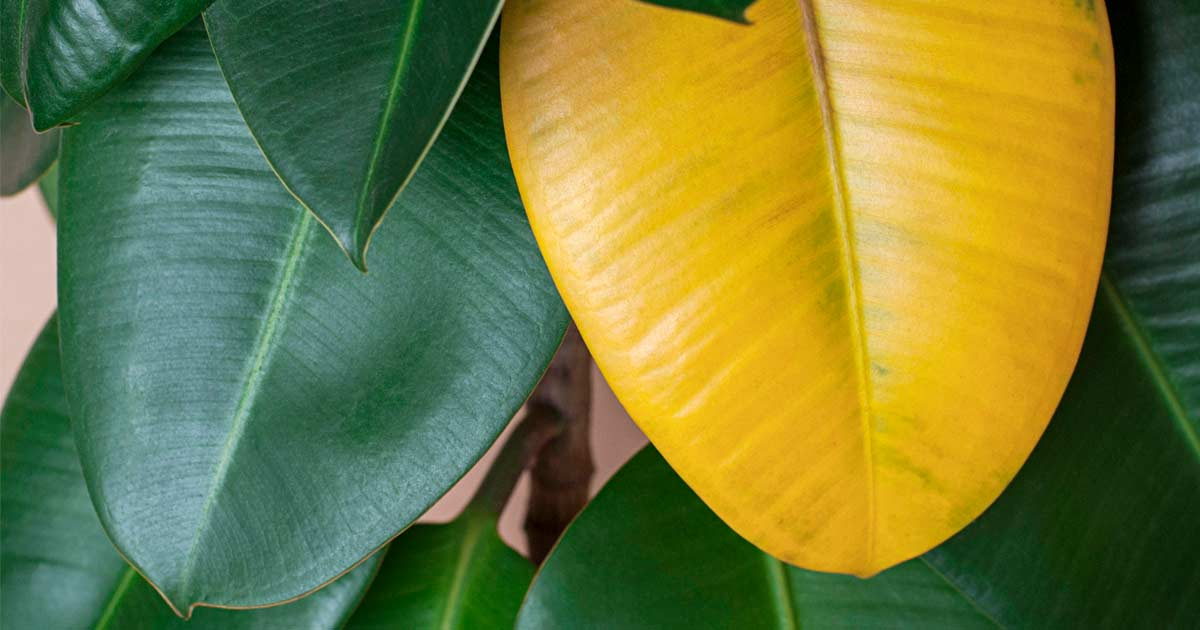
#> input picture openCV learning/data/leaves.jpg, 1200 x 630 px
$ python detect-object-similar-color.py
#> lines starting #> are read from the running program, lines starting #| are printed output that depends on the picture; after the words box and inside, x2 and y2 are one past the last pixel; in counts of white or black regions, pixels touching at a corner belong together
# TechVidvan Object detection of similar color

import cv2
import numpy as np

# Reading the image

img = cv2.imread('data/leaves.jpg')
#> img is the input picture: shape (630, 1200, 3); mean B, G, R 59.1, 123.8, 116.9

#define kernel size
kernel = np.ones((7,7),np.uint8)


# convert to hsv colorspace
hsv = cv2.cvtColor(img, cv2.COLOR_BGR2HSV)
#> hsv: shape (630, 1200, 3); mean H, S, V 50.6, 164.6, 142.4

# lower bound and upper bound for Green color
# lower_bound = np.array([50, 20, 20])
# upper_bound = np.array([100, 255, 255])

# lower bound and upper bound for Yellow color
lower_bound = np.array([20, 80, 80])
upper_bound = np.array([30, 255, 255])


# find the colors within the boundaries
mask = cv2.inRange(hsv, lower_bound, upper_bound)
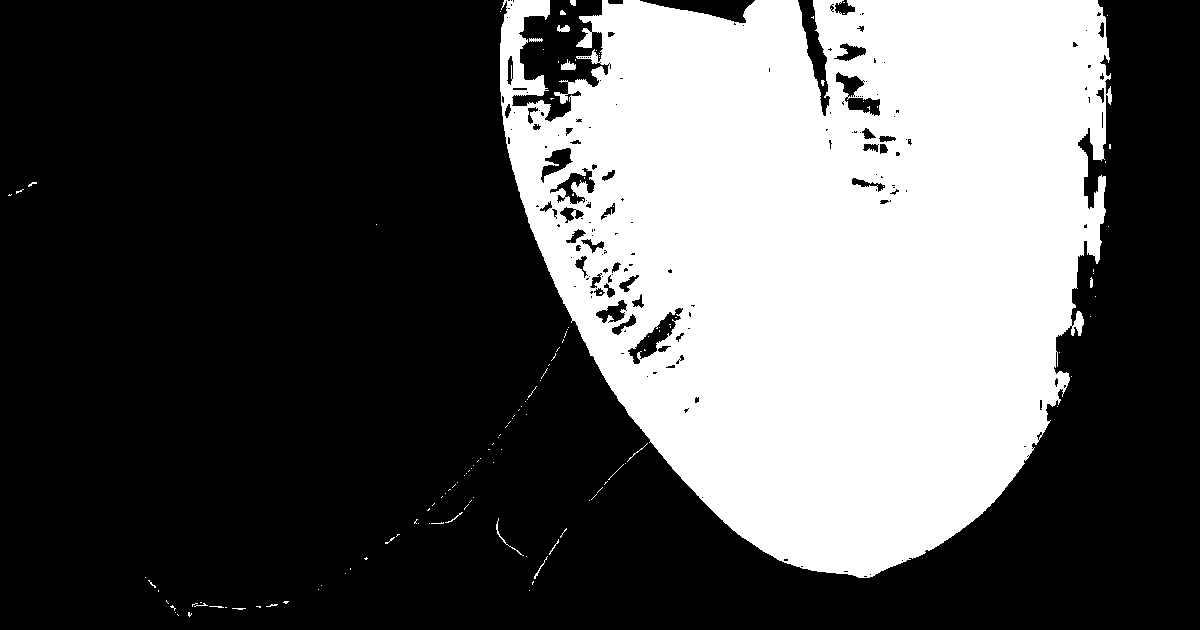
#> mask: shape (630, 1200); 34.3% white; 136 white regions (123 under 20 px), largest, box (x1, y1, x2, y2) and area: (500, 0, 1112, 578) 258167, (561, 59, 576, 70) 100, (557, 25, 570, 32) 68


# Remove unnecessary noise from mask

mask = cv2.morphologyEx(mask, cv2.MORPH_CLOSE, kernel)
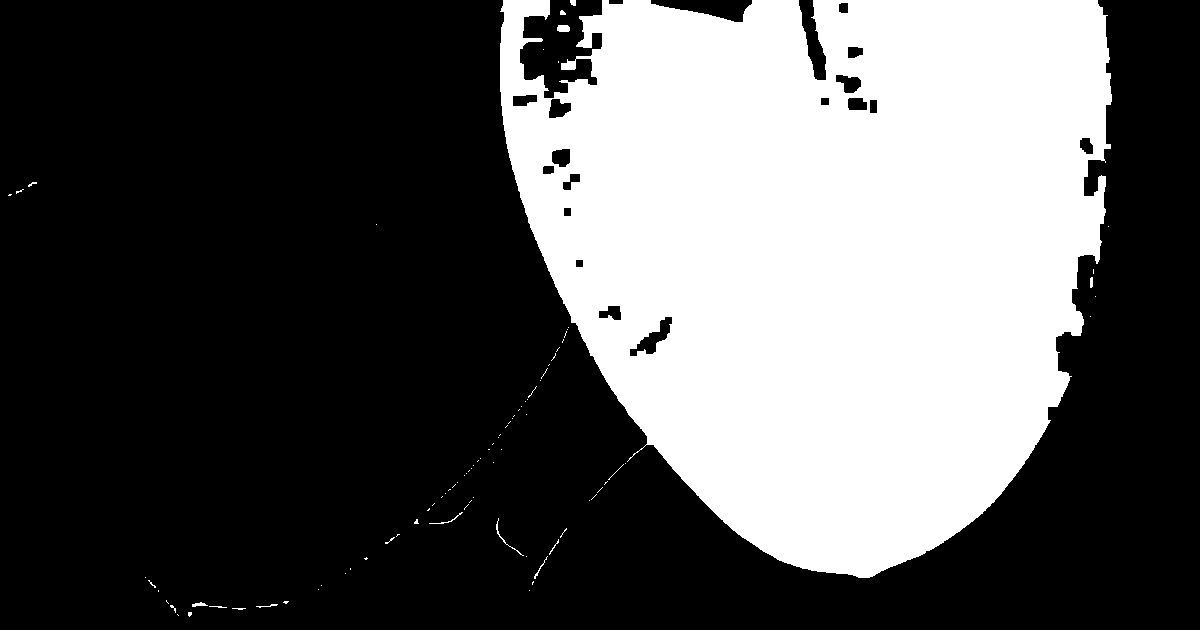
#> mask: shape (630, 1200); 35.1% white; 91 white regions (78 under 20 px), largest, box (x1, y1, x2, y2) and area: (500, 0, 1112, 578) 264324, (557, 25, 570, 32) 83, (496, 518, 524, 556) 67
mask = cv2.morphologyEx(mask, cv2.MORPH_OPEN, kernel)
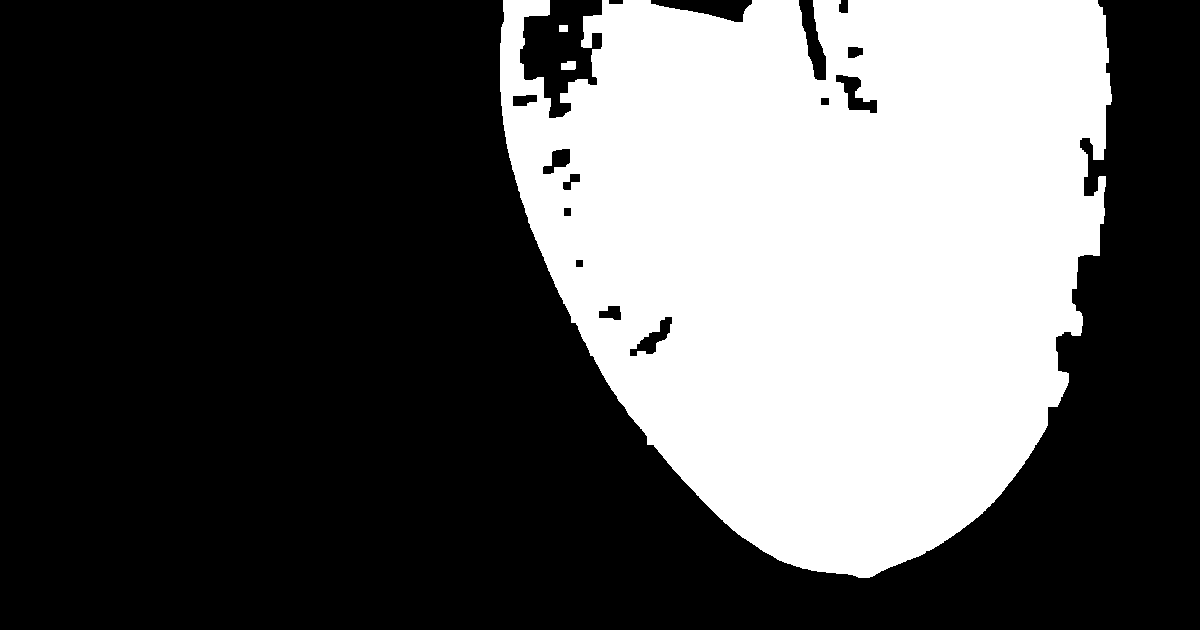
#> mask: shape (630, 1200); 34.9% white; 3 white regions


# Segment only the detected region

segmented_img = cv2.bitwise_and(img, img, mask=mask)
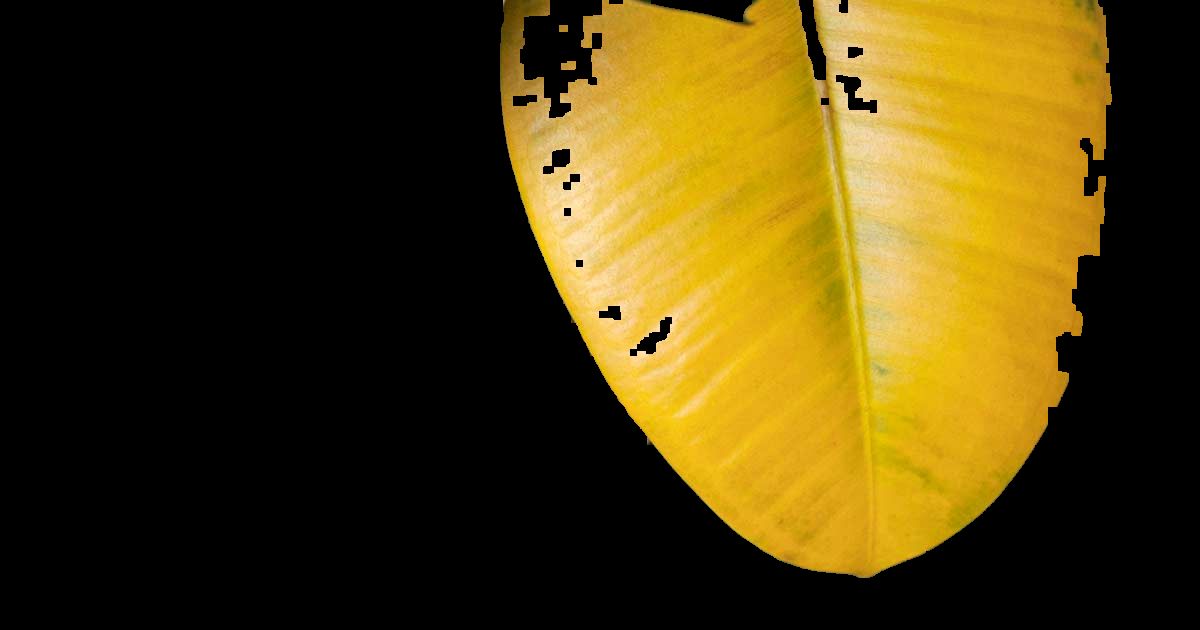
#> segmented_img: shape (630, 1200, 3); mean B, G, R 13, 60.6, 77.1

# Find contours from the mask

contours, hierarchy = cv2.findContours(mask.copy(), cv2.RETR_EXTERNAL, cv2.CHAIN_APPROX_SIMPLE)
#> contours = 3 contours; box (x1, y1, x2, y2) and area: (500, 0, 1112, 578) 264774, (561, 61, 576, 70) 100, (559, 25, 568, 32) 48

# Draw contour on segmented image

# output = cv2.drawContours(segmented_img, contours, -1, (0, 0, 255), 3)


# Draw contour on original image

output = cv2.drawContours(img, contours, -1, (0, 0, 255), 3)
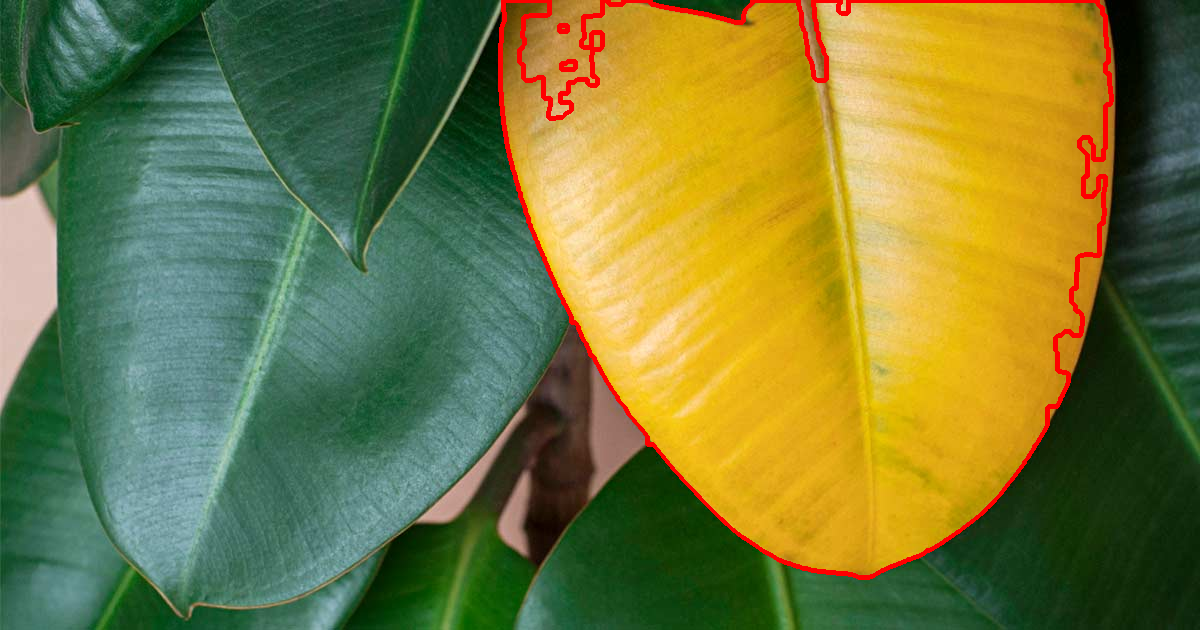
#> output: shape (630, 1200, 3); mean B, G, R 58.5, 121.7, 118.5

# Showing the output

# cv2.imshow("Image", img)
cv2.imshow("Output", output)

cv2.waitKey(0)
cv2.destroyAllWindows()

$ run again, with openCV learning/data/camTennis.jpg copied over openCV learning/data/leaves.jpg
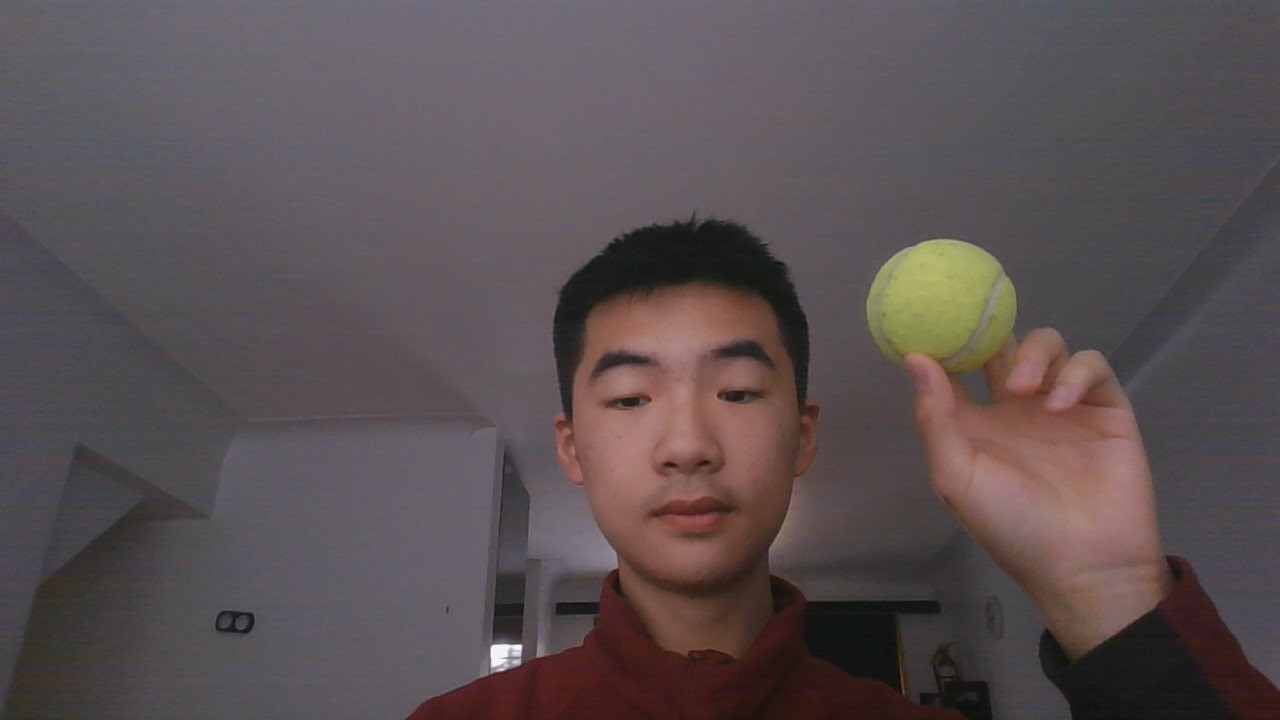
#> input picture openCV learning/data/camTennis.jpg, 1280 x 720 px
#> img is the input picture: shape (720, 1280, 3); mean B, G, R 82, 80.2, 90.1
#> hsv: shape (720, 1280, 3); mean H, S, V 107, 37.4, 91.9
#> `mask = cv2.inRange(hsv, lower_bound, upper_bound)`:
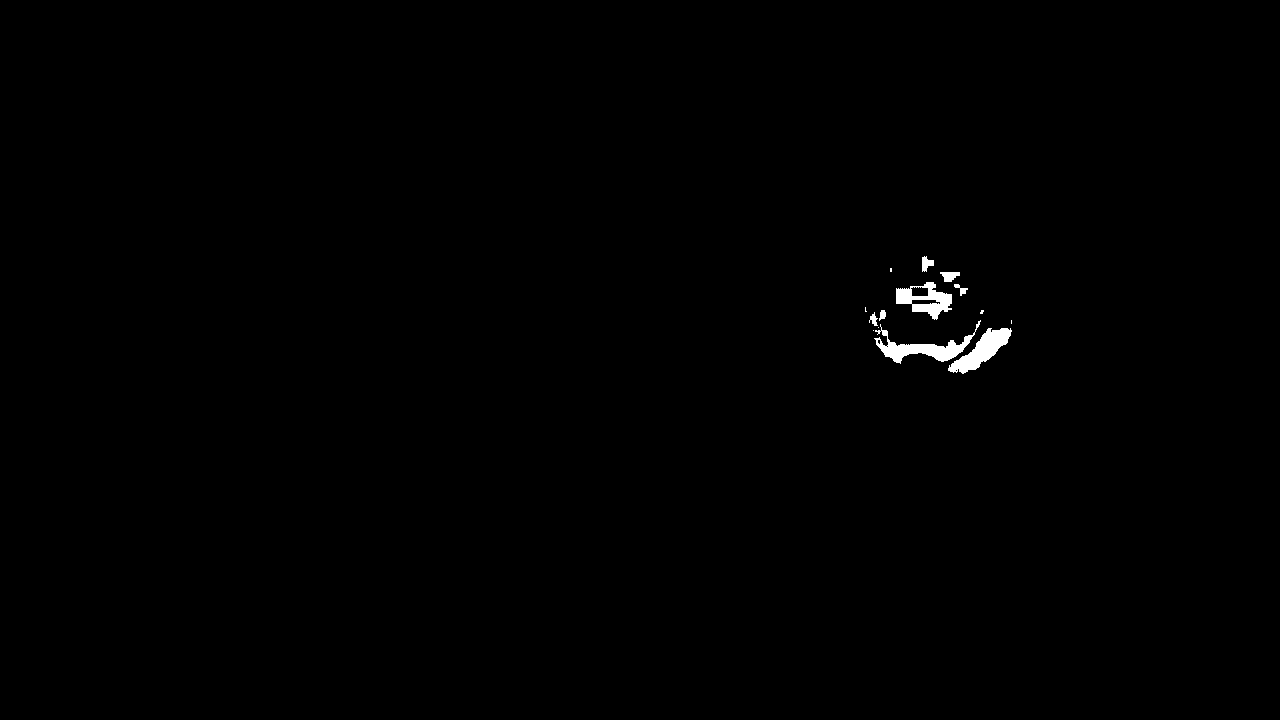
#> mask: shape (720, 1280); 0.43% white; 14 white regions (6 under 20 px), largest, box (x1, y1, x2, y2) and area: (874, 320, 981, 364) 1286, (948, 328, 1012, 374) 1189, (896, 282, 952, 320) 1020
#> `mask = cv2.morphologyEx(mask, cv2.MORPH_OPEN, kernel)`:
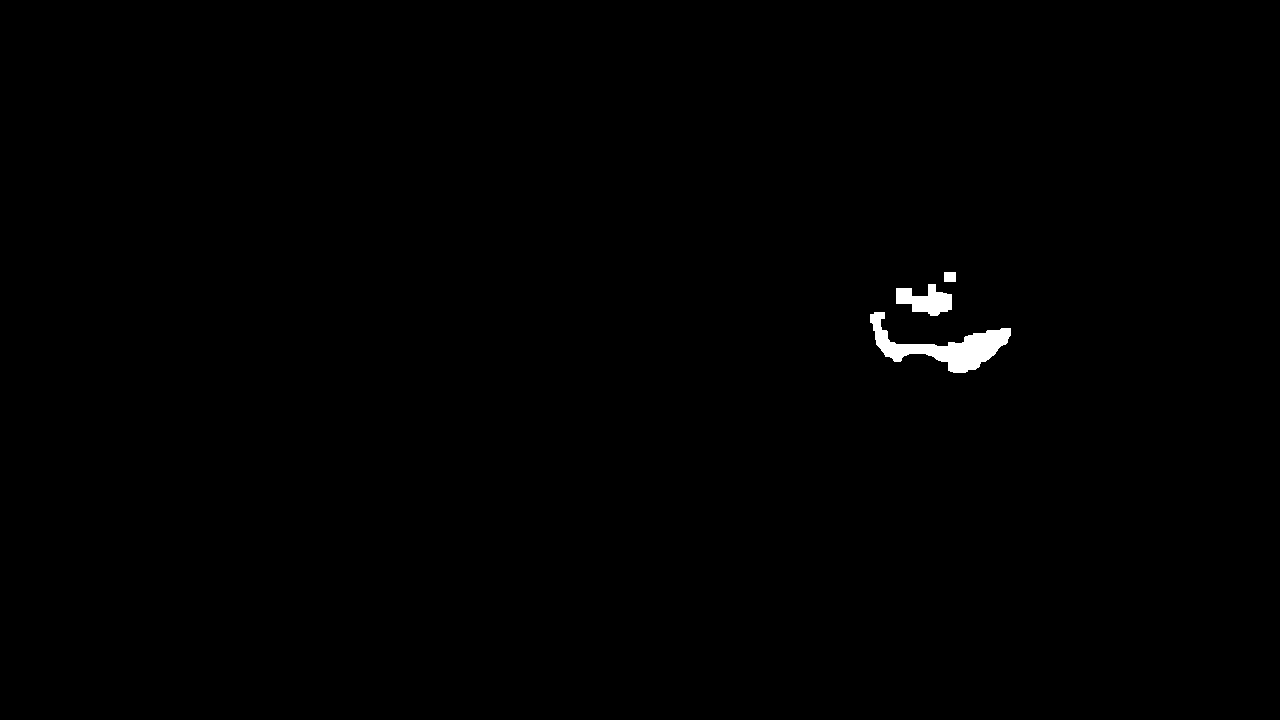
#> mask: shape (720, 1280); 0.46% white; 3 white regions
#> contours = 3 contours; box (x1, y1, x2, y2) and area: (870, 312, 1011, 373) 2841, (896, 284, 952, 316) 986, (944, 272, 956, 282) 99
